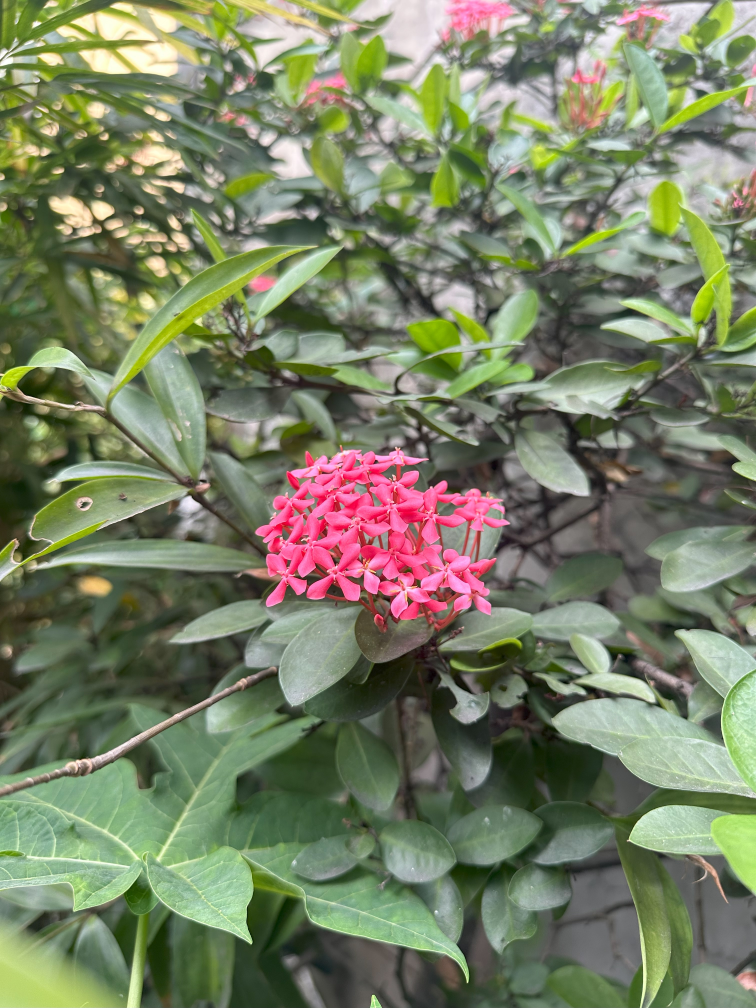
#> input picture media/samples/flower.jpg, 3024 x 4032 px, found by its file name (shown at 1/4 size)
$ jupyter execute dip_module_03_lecture_01.ipynb
#> lines starting #> are read from the running program, lines starting #| are printed output that depends on the picture
[cell 1]
import cv2 as cv
import numpy as np
import matplotlib.pyplot as plt

[cell 2]
flower_raw = cv.imread('flower.jpg')
#> flower_raw is the input picture: shape (4032, 3024, 3); mean B, G, R 101.1, 128.4, 120.8
flower_img = cv.cvtColor(flower_raw, cv.COLOR_BGR2RGB)

[cell 3]
plt.imshow(flower_img)
# plt.axis('off')

## Splicing / Cropping

[cell 4]
plt.imshow(flower_img[1720:2970,987:2018]) ##y1:y2, x1:x2
plt.axis('off')
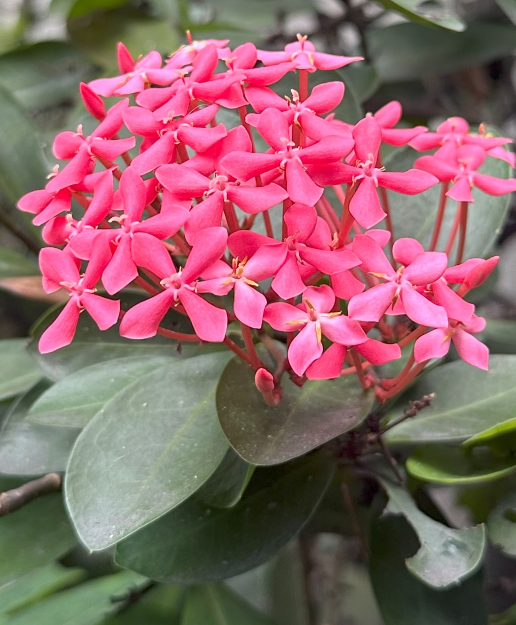
#> shown: shape (1250, 1031, 3) (shown at 1/2 size); mean R, G, B 142.1, 99.9, 104.2

[cell 5]
# img = cv.cvtColor(flower_img[2050:2300,1125:1375], cv.COLOR_RGB2GRAY)
img = flower_img[2050:2300,1125:1375]
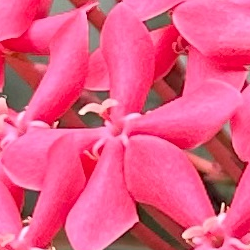
#> img: shape (250, 250, 3); mean R, G, B 229.3, 88.5, 133.9

[cell 6]
plt.imshow(img)

## Scaling

[Interpolation options](https://docs.opencv.org/4.x/da/d54/group__imgproc__transform.html)

[cell 7]
res_cubic = cv.resize(img,None,fx=2, fy=2, interpolation = cv.INTER_CUBIC)
res_linear = cv.resize(img,None,fx=2, fy=2, interpolation = cv.INTER_LINEAR)
res_nearest = cv.resize(img,None,fx=2, fy=2, interpolation = cv.INTER_NEAREST)

[cell 8]
plt.imshow(np.abs(res_cubic[:,:,0]-res_linear[:,:,0]),cmap='gray')
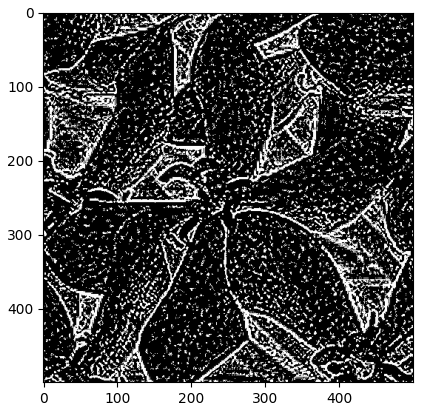
#> figure drawn by matplotlib, 1 panel

[cell 9]
height, width = img.shape[:2]
#> height = 250; width = 250
res = cv.resize(img,(2*width, 2*height), interpolation = cv.INTER_CUBIC)

## Translations

[cell 10]
rows,cols, ch = img.shape
#> rows = 250; cols = 250; ch = 3
M = np.float32([[1,0,-20],[0,1,20]])
dst = cv.warpAffine(img,M,(cols,rows))
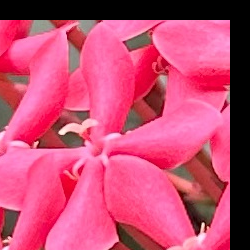
#> dst: shape (250, 250, 3); mean R, G, B 196.4, 74.2, 114.3
plt.imshow(dst)

## Rotation

[cell 11]
rows,cols, ch = img.shape
theta = 30
center = ((cols-1)/2.0,(rows-1)/2.0)
#> center = (124.5, 124.5)
# center = ((cols-1)/4.0,(rows-1)/4.0)
scale = 1

M = cv.getRotationMatrix2D(center,theta,scale)
dst = cv.warpAffine(img,M,(cols,rows))
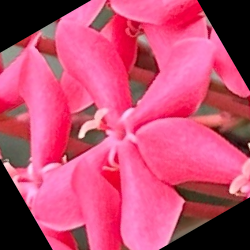
#> dst: shape (250, 250, 3); mean R, G, B 192.3, 74.4, 112.2
plt.imshow(dst)

## Affine Transformations (Warps)

[cell 12]
rows,cols, ch = img.shape
pts1 = np.float32([[50,50],[200,50],[50,200]]) ## reference points
pts2 = np.float32([[10,100],[200,50],[100,250]]) ## translated points
pts3 = np.float32([[75,75],[120,50],[100,200]]) ## translated points
M1 = cv.getAffineTransform(pts1,pts2)
M2 = cv.getAffineTransform(pts1,pts3)
dst1 = cv.warpAffine(img,M1,(cols,rows))
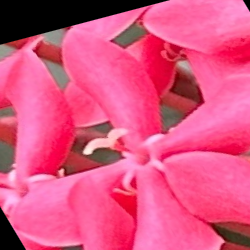
#> dst1: shape (250, 250, 3); mean R, G, B 220.1, 83.5, 130.3
dst2 = cv.warpAffine(img,M2,(cols,rows))
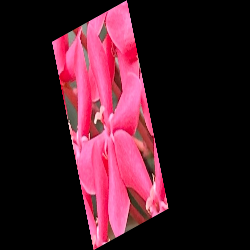
#> dst2: shape (250, 250, 3); mean R, G, B 63.7, 24.6, 37.2
plt.figure(figsize=(11,4))
plt.subplot(131),plt.imshow(img),plt.title('Input'), plt.scatter(pts1[:,0], pts1[:,1], color='blue'), plt.axis('off')
plt.subplot(132),plt.imshow(dst1),plt.title('Output 1'), plt.scatter(pts2[:,0], pts2[:,1], color='blue'), plt.axis('off')
plt.subplot(133),plt.imshow(dst2),plt.title('Output 2'), plt.scatter(pts3[:,0], pts3[:,1], color='blue'), plt.axis('off')

plt.show()
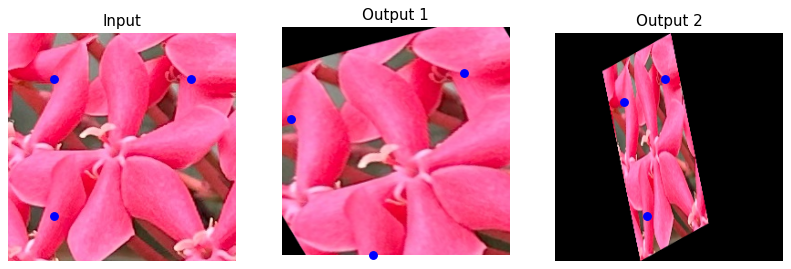
#> figure drawn by matplotlib, 3 panels
